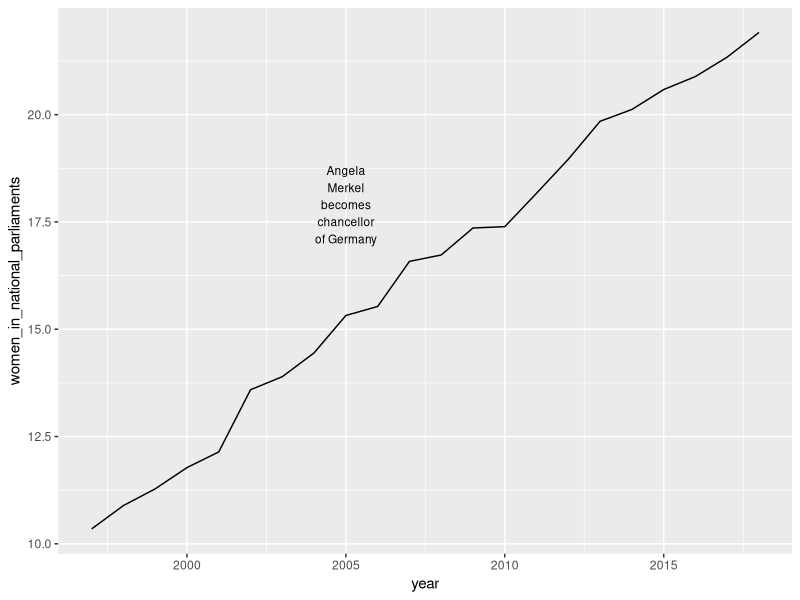
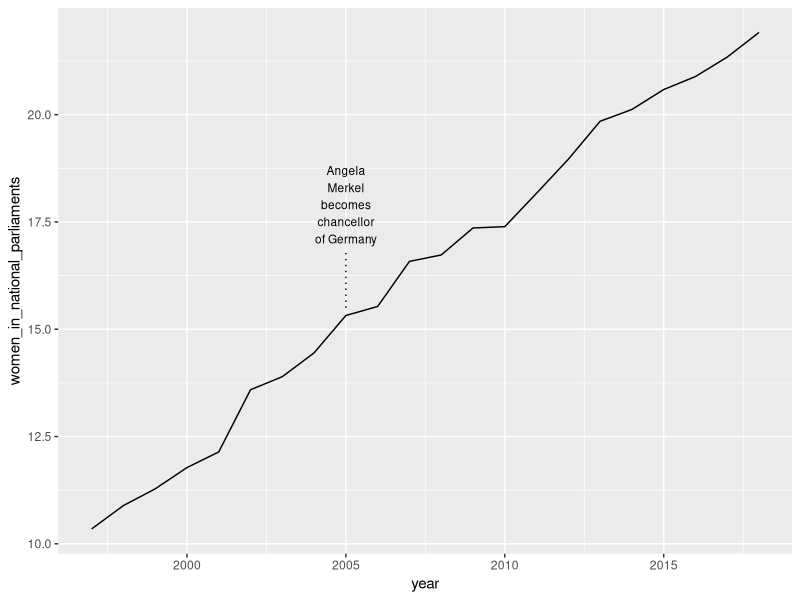
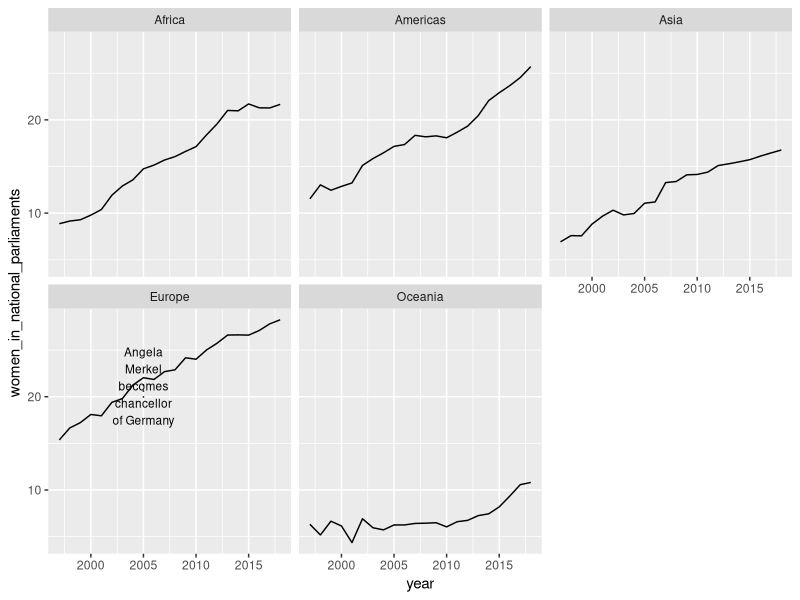

The R script that drew these images, in order:
library(tidyverse)

world_bank_countries <- read_csv("data/world_bank_countries.csv")

merkel <- tibble(
  women_in_national_parliaments = 17,
  year = 2005,
  name = str_wrap("Angela Merkel becomes chancellor of Germany", 10),
  continent = "Europe"
)

merkel_line <- tibble(
  women_in_national_parliaments = 19.9,
  yend = 21.5,
  year = 2005,
  xend = 2005,
  continent = "Europe",
)

world_bank_countries %>%
  ggplot(aes(x = year, y = women_in_national_parliaments)) +
  stat_summary(geom = "line", fun = "mean") +
  geom_text(data = merkel, aes(label = name),
            size = 3, vjust = 0)


# Annotation --------------------------------------------------------------
world_bank_countries %>%
  ggplot(aes(x = year, y = women_in_national_parliaments)) +
  stat_summary(geom = "line", fun = "mean") +
  annotate(
    geom = "text",
    x = 2005,
    y = 17,
    size = 3,
    vjust = 0,
    label = str_wrap("Angela Merkel becomes chancellor of Germany", 10)
  ) +
  annotate(
    geom = "segment",
    x = 2005,
    xend = 2005,
    y = 15.5,
    yen = 16.8,
    linetype = "dotted"
  )



# Annotations with faceting -----------------------------------------------
world_bank_countries %>%
  ggplot(aes(x = year, y = women_in_national_parliaments)) +
  stat_summary(geom = "line", fun = "mean") +
  geom_text(data = merkel, aes(label = name),
            size = 3, vjust = 0) +
  geom_segment(data = merkel_line, 
            aes(xend = xend, yend = yend), 
            linetype = "dotted") +
  facet_wrap(~ continent)
